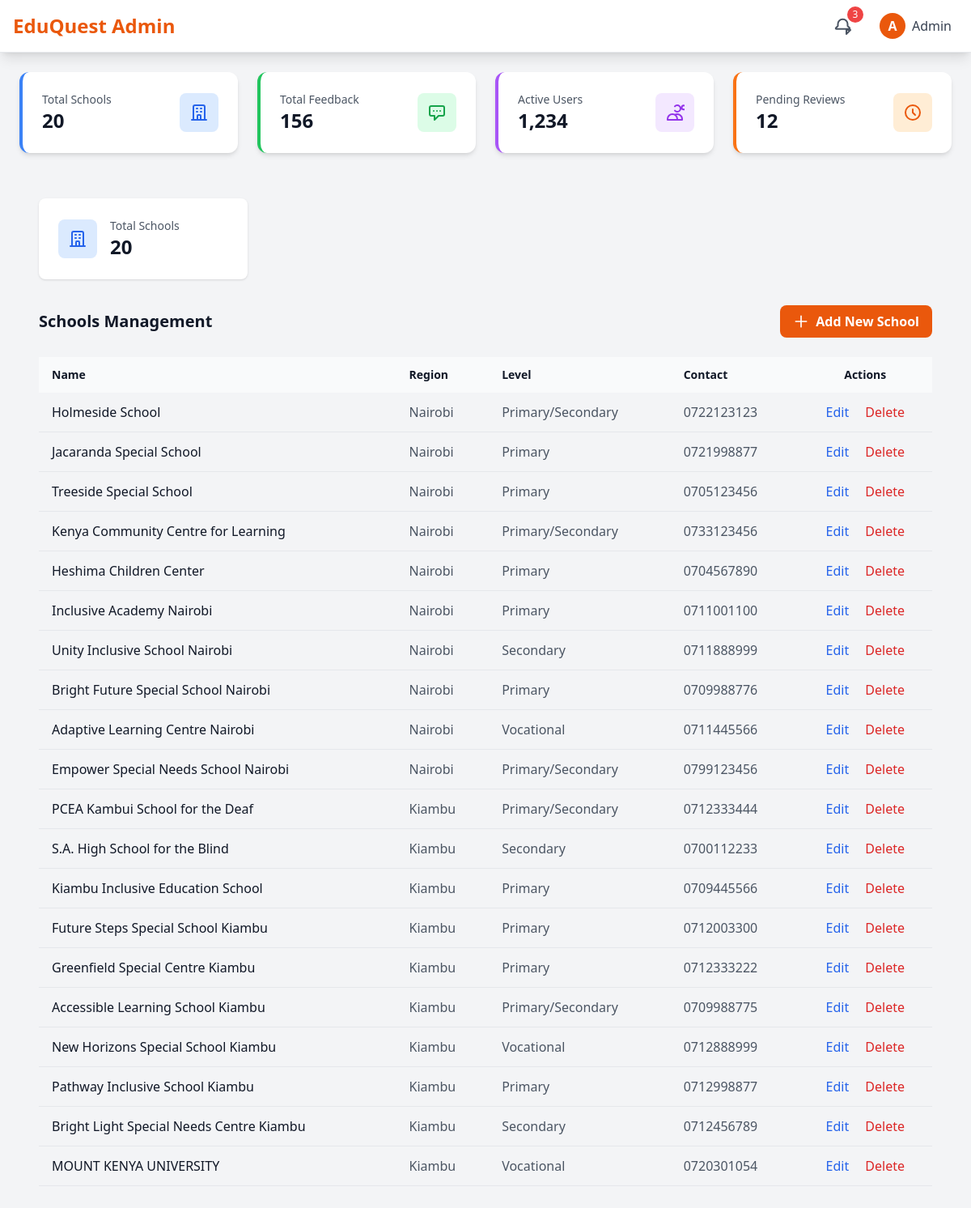
/admin-dashboard, run on an earlier commit of the app's database.
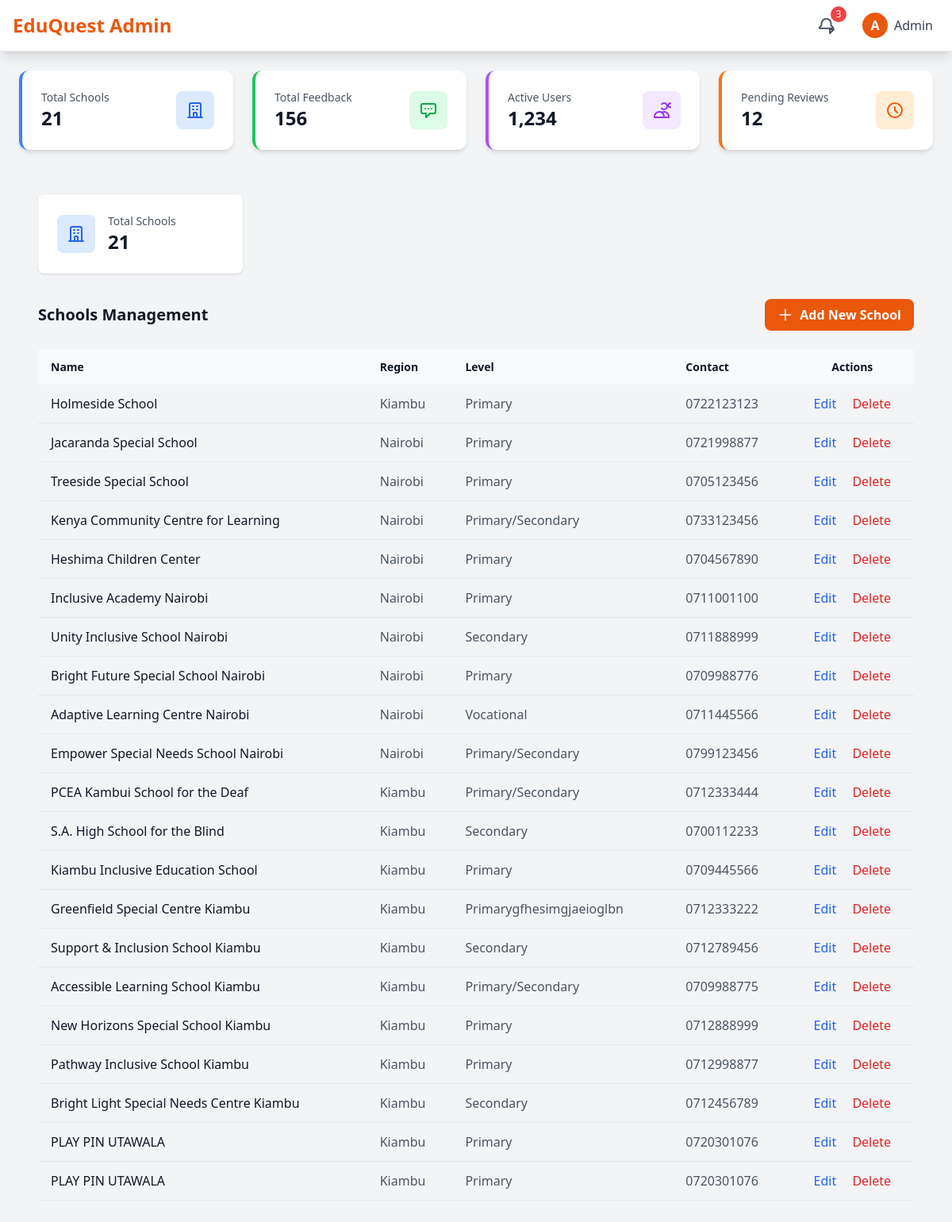
And on a later commit of the database.
### models.py (models this page shows, shortened)
class School(db.Model):
    id = db.Column(db.Integer, primary_key=True)
    name = db.Column(db.String(200), nullable=False)
    region = db.Column(db.String(100), nullable=False)
    level = db.Column(db.String(80), nullable=True)
    contact = db.Column(db.String(200), nullable=True)
    description = db.Column(db.Text, nullable=True)
    accessibility = db.Column(db.Text, nullable=True)
    fee_structure = db.Column(db.String(200), nullable=True)
    image_url = db.Column(db.String(300), nullable=True)

### app.py (the view)
@app.route('/admin-dashboard')
def admin_dashboard():
    schools = School.query.all()
    return render_template('admin-dashboard.html', schools=schools)

### templates/admin-dashboard.html (shortened to what this page needs)
<!DOCTYPE html>
<html lang="en">
<head>
    <script src="https://cdn.tailwindcss.com"></script>
</head>
<body class="bg-gray-100">
<nav class="bg-white shadow-lg border-b border-gray-200">
    <div class="max-w-7xl mx-auto px-4">
        <div class="flex justify-between items-center h-16">
            <div class="flex items-center">
                <h1 class="text-2xl font-bold text-orange-600">EduQuest Admin</h1>
            </div>
            <div class="flex items-center space-x-4">
                <div class="relative">
                    <button class="p-2 text-gray-600 hover:text-orange-600 relative">
                        <svg class="w-6 h-6" fill="none" stroke="currentColor" viewBox="0 0 24 24">
                            <path stroke-linecap="round" stroke-linejoin="round" stroke-width="2" d="M15 17h5l-5 5v-5zM10.5 3.75a6 6 0 0 0-6 6v2.25l-2.47 2.47a.75.75 0 0 0 .53 1.28h15.88a.75.75 0 0 0 .53-1.28L16.5 12V9.75a6 6 0 0 0-6-6z"/>
                        </svg>
                        <span class="absolute -top-1 -right-1 bg-red-500 text-white rounded-full w-5 h-5 text-xs flex items-center justify-center">3</span>
                    </button>
                </div>
                <div class="flex items-center space-x-2 p-2 rounded-lg hover:bg-gray-100">
                    <div class="w-8 h-8 bg-orange-600 rounded-full flex items-center justify-center text-white font-semibold">
                        A
                    </div>
                    <span class="text-gray-700 font-medium">Admin</span>
                </div>
            </div>
        </div>
    </div>
</nav>
<div class="max-w-7xl mx-auto p-6">
    <div class="grid grid-cols-1 md:grid-cols-4 gap-6 mb-8">
        <div class="bg-white rounded-xl shadow-md p-6 border-l-4 border-blue-500">
            <div class="flex items-center justify-between">
                <div>
                    <p class="text-sm text-gray-600">Total Schools</p>
                    <p class="text-2xl font-bold text-gray-900">{{ schools|length }}</p>
                </div>
                <div class="p-3 bg-blue-100 rounded-lg">
                    <svg class="w-6 h-6 text-blue-600" fill="none" stroke="currentColor" viewBox="0 0 24 24">
                        <path stroke-linecap="round" stroke-linejoin="round" stroke-width="2" d="M19 21V5a2 2 0 00-2-2H7a2 2 0 00-2 2v16m14 0h2m-2 0h-5m-9 0H3m2 0h5M9 7h1m-1 4h1m4-4h1m-1 4h1m-5 10v-5a1 1 0 011-1h2a1 1 0 011 1v5m-4 0h4"/>
                    </svg>
                </div>
            </div>
        </div>
        <div class="bg-white rounded-xl shadow-md p-6 border-l-4 border-green-500">
            <div class="flex items-center justify-between">
                <div>
                    <p class="text-sm text-gray-600">Total Feedback</p>
                    <p class="text-2xl font-bold text-gray-900">156</p>
                </div>
                <div class="p-3 bg-green-100 rounded-lg">
                    <svg class="w-6 h-6 text-green-600" fill="none" stroke="currentColor" viewBox="0 0 24 24">
                        <path stroke-linecap="round" stroke-linejoin="round" stroke-width="2" d="M8 10h.01M12 10h.01M16 10h.01M9 16H5a2 2 0 01-2-2V6a2 2 0 012-2h14a2 2 0 012 2v8a2 2 0 01-2 2h-5l-5 5v-5z"/>
                    </svg>
                </div>
            </div>
        </div>
        <div class="bg-white rounded-xl shadow-md p-6 border-l-4 border-purple-500">
            <div class="flex items-center justify-between">
                <div>
                    <p class="text-sm text-gray-600">Active Users</p>
                    <p class="text-2xl font-bold text-gray-900">1,234</p>
                </div>
                <div class="p-3 bg-purple-100 rounded-lg">
                    <svg class="w-6 h-6 text-purple-600" fill="none" stroke="currentColor" viewBox="0 0 24 24">
                        <path stroke-linecap="round" stroke-linejoin="round" stroke-width="2" d="M12 4.354a4 4 0 110 5.292M15 21H3v-1a6 6 0 0112 0v1zm0 0h6v-1a6 6 0 00-9-5.197m13.5-9a2.5 2.5 0 11-5 0 2.5 2.5 0 015 0z"/>
                    </svg>
                </div>
            </div>
        </div>
        <div class="bg-white rounded-xl shadow-md p-6 border-l-4 border-orange-500">
            <div class="flex items-center justify-between">
                <div>
                    <p class="text-sm text-gray-600">Pending Reviews</p>
                    <p class="text-2xl font-bold text-gray-900">12</p>
                </div>
                <div class="p-3 bg-orange-100 rounded-lg">
                    <svg class="w-6 h-6 text-orange-600" fill="none" stroke="currentColor" viewBox="0 0 24 24">
                        <path stroke-linecap="round" stroke-linejoin="round" stroke-width="2" d="M12 8v4l3 3m6-3a9 9 0 11-18 0 9 9 0 0118 0z"/>
                    </svg>
                </div>
            </div>
        </div>
    </div>
    <div class="max-w-7xl mx-auto p-6">
        <div class="grid grid-cols-1 md:grid-cols-4 gap-6 mb-8">
            <div class="bg-white rounded-lg shadow p-6">
                <div class="flex items-center">
                    <div class="p-3 bg-blue-100 rounded-lg mr-4">
                        <svg class="w-6 h-6 text-blue-600" fill="none" stroke="currentColor" viewBox="0 0 24 24">
                            <path stroke-linecap="round" stroke-linejoin="round" stroke-width="2" d="M19 21V5a2 2 0 00-2-2H7a2 2 0 00-2 2v16m14 0h2m-2 0h-5m-9 0H3m2 0h5M9 7h1m-1 4h1m4-4h1m-1 4h1m-5 10v-5a1 1 0 011-1h2a1 1 0 011 1v5m-4 0h4"/>
                        </svg>
                    </div>
                    <div>
                        <p class="text-sm text-gray-600">Total Schools</p>
                        <p class="text-2xl font-bold text-gray-900">{{ schools|length }}</p>
                    </div>
                </div>
            </div>
        </div>
        <div class="flex justify-between items-center mb-6">
    <h2 class="text-xl font-semibold text-gray-900">Schools Management</h2>
    <button onclick="openAddSchoolModal()" class="bg-orange-600 hover:bg-orange-700 text-white px-4 py-2 rounded-lg font-semibold transition flex items-center">
        <svg class="w-5 h-5 mr-2" fill="none" stroke="currentColor" viewBox="0 0 24 24">
            <path stroke-linecap="round" stroke-linejoin="round" stroke-width="2" d="M12 4v16m8-8H4"/>
        </svg>
        Add New School
    </button>
</div>
            <div class="overflow-x-auto">
                <table class="w-full">
                    <thead class="bg-gray-50">
                        <tr>
                            <th class="py-3 px-4 text-left text-sm font-semibold text-gray-900">Name</th>
                            <th class="py-3 px-4 text-left text-sm font-semibold text-gray-900">Region</th>
                            <th class="py-3 px-4 text-left text-sm font-semibold text-gray-900">Level</th>
                            <th class="py-3 px-4 text-left text-sm font-semibold text-gray-900">Contact</th>
                            <th class="py-3 px-4 text-center text-sm font-semibold text-gray-900">Actions</th>
                        </tr>
                    </thead>
                    <tbody>
                        {% for school in schools %}
                        <tr class="border-b border-gray-200 hover:bg-gray-50">
                            <td class="py-3 px-4 text-gray-900 font-medium">{{ school.name }}</td>
                            <td class="py-3 px-4 text-gray-600">{{ school.region }}</td>
                            <td class="py-3 px-4 text-gray-600">{{ school.level }}</td>
                            <td class="py-3 px-4 text-gray-600">{{ school.contact or 'N/A' }}</td>
                            <td class="py-3 px-4 text-center">
                                <button onclick="editSchool({{ school.id }})" class="text-blue-600 hover:text-blue-800 font-medium mr-4">
                                    Edit
                                </button>
                                <button onclick="deleteSchool({{ school.id }})" class="text-red-600 hover:text-red-800 font-medium">
                                    Delete
                                </button>
                            </td>
                        </tr>
                        {% endfor %}
                    </tbody>
                </table>
            </div>
        </div>
    </div>
</body>
</html>

What changed in the data, as far as the page shows it:
removed School: name "Future Steps Special School Kiambu", region "Kiambu", level "Primary", contact "0712003300"
changed School "Holmeside School": region "Nairobi" → "Kiambu"; level "Primary/Secondary" → "Primary"
changed School "Greenfield Special Centre Kiambu": level "Primary" → "Primarygfhesimgjaeioglbn"
added School: name "Support & Inclusion School Kiambu", region "Kiambu", level "Secondary", contact "0712789456"
changed School "New Horizons Special School Kiambu": level "Vocational" → "Primary"
changed School (number 20 of 21 on the later page): name "MOUNT KENYA UNIVERSITY" → "PLAY PIN UTAWALA"; level "Vocational" → "Primary"; contact "0720301054" → "0720301076"
added School: name "PLAY PIN UTAWALA", region "Kiambu", level "Primary", contact "0720301076"
Also different on the page:
{{ schools|length }}: "20" → "21"
